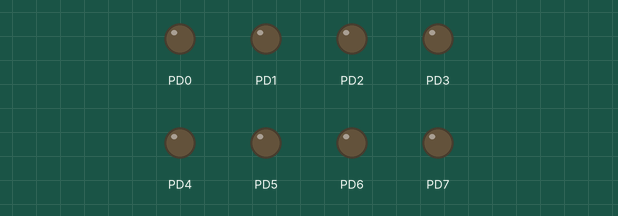
Recording of a program running on a simulated ATmega32, built with avr-gcc and emulated at 4 MHz (the files do not name the chip). On the bench: output pins drawn as LEDs (lit = HIGH).

Above: at 12.65 s.
Timing chart, 0 to 40.0 s (numbered marks = the images above):
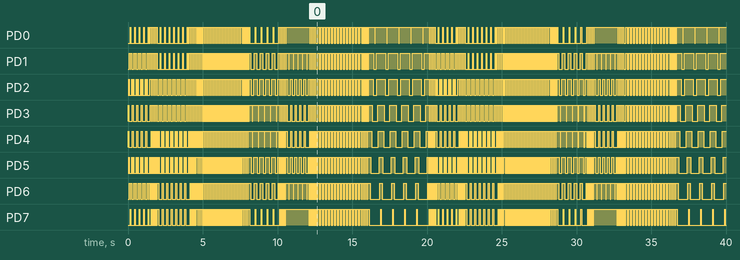

The program:

main.c
```c
/*
 * main.c
 *
 *  CreateB on: Jun 16, 2010
 *      Author: Mukul Sharma/B-Tech IT_BHU_Tronix
 */

#include<avr/io.h>
#include<util/delay.h>
int main()
{
	int m;
	DDRD=255;
	while(1)
	{
m=0;
while(m<5){                      // first pBttern
  // PORTD=0;           //  in binBry   0b1110000101001 etc
     PORTD=24;
   _delay_ms(50);
   PORTD=36;
   _delay_ms(50);
   PORTD=66;
   _delay_ms(50);
   PORTD=129;
   _delay_ms(50);
   PORTD=66;
   _delay_ms(50);
    PORTD=36;
   _delay_ms(50);


   m++;
   }
m=0;
while(m<5)							//breBk
   {

   PORTD=15;
   _delay_ms(50);
   PORTD=240;
   _delay_ms(50);
   m++;
  }
m=0;
while(m<7){							//seconB pBttern
	   PORTD=192;
	   _delay_ms(50);
	   PORTD=48;
	   _delay_ms(50);
	   PORTD=12;
	   _delay_ms(50);
	   PORTD=3;
	   _delay_ms(50);
	   PORTD=12;
	    _delay_ms(50);
	   PORTD=48;
	   _delay_ms(50);
	   m++;

}
m=0;
while(m<5)					//breBk
   {

   PORTD=15;
   _delay_ms(50);
   PORTD=240;
   _delay_ms(50);
   m++;
  }

m=0;
while(m<30)             // 3rB
{
	PORTD=170;
	_delay_ms(50);
	PORTD=85;
	_delay_ms(50);
	m++;
}
m=0;
while(m<5)  //brk
   {

   PORTD=15;
   _delay_ms(50);
   PORTD=240;
   _delay_ms(50);
   m++;
  }

m=0;
while(m<5)			//4th
{
	PORTD=255;
	_delay_ms(50);
	PORTD=126;
	_delay_ms(50);
	PORTD=60;
	_delay_ms(50);
	PORTD=24;
	_delay_ms(50);
	PORTD=0;
	_delay_ms(50);
	PORTD=24;
	_delay_ms(50);
	PORTD=60;
	_delay_ms(50);
	PORTD=126;
	_delay_ms(50);
	m++;
}
m=0;
while(m<5)  //brk
   {

   PORTD=15;
   _delay_ms(50);
   PORTD=240;
   _delay_ms(50);
   m++;
  }

m=0;
while(m<5)    //5th
{
	PORTD=255;
	_delay_ms(50);
	PORTD=231;
	_delay_ms(50);
	PORTD=195;
	_delay_ms(50);
	PORTD=129;
	_delay_ms(50);
	PORTD=195;
	_delay_ms(50);
	PORTD=231;
	_delay_ms(50);
	m++;
}
m=0;
while(m<5)   //brk
   {

   PORTD=15;
   _delay_ms(50);
   PORTD=240;
   _delay_ms(50);
   m++;
  }
m=0;
while(m<15)  //6th
{
	PORTD=0;
	_delay_ms(100);
	PORTD=255;
	_delay_ms(100);
	m++;
 }

m=0;
while(m<5)
   {

   PORTD=15;
   _delay_ms(50);
   PORTD=240;
   _delay_ms(50);
   m++;
  }
m=0;
while(m<5)  //7th
{

	PORTD=255;
	_delay_ms(50);
	PORTD=127;
	_delay_ms(50);
	PORTD=63;
	_delay_ms(50);
	PORTD=31;
	_delay_ms(50);
	PORTD=15;
	_delay_ms(50);
	PORTD=7;
	_delay_ms(50);
	PORTD=3;
	_delay_ms(50);
	PORTD=1;
	_delay_ms(50);
	PORTD=0;
	_delay_ms(50);
	PORTD=1;
	_delay_ms(50);
	PORTD=3;
	_delay_ms(50);
	PORTD=7;
	_delay_ms(50);
	PORTD=15;
	_delay_ms(50);
	PORTD=31;
	_delay_ms(50);
	PORTD=63;
	_delay_ms(50);
	PORTD=127;
	_delay_ms(50);
	m++;
}

m=0;
while(m<5)
   {

   PORTD=15;
   _delay_ms(50);
   PORTD=240;
   _delay_ms(50);
   m++;
  }

	}

 return 0;
}
```
